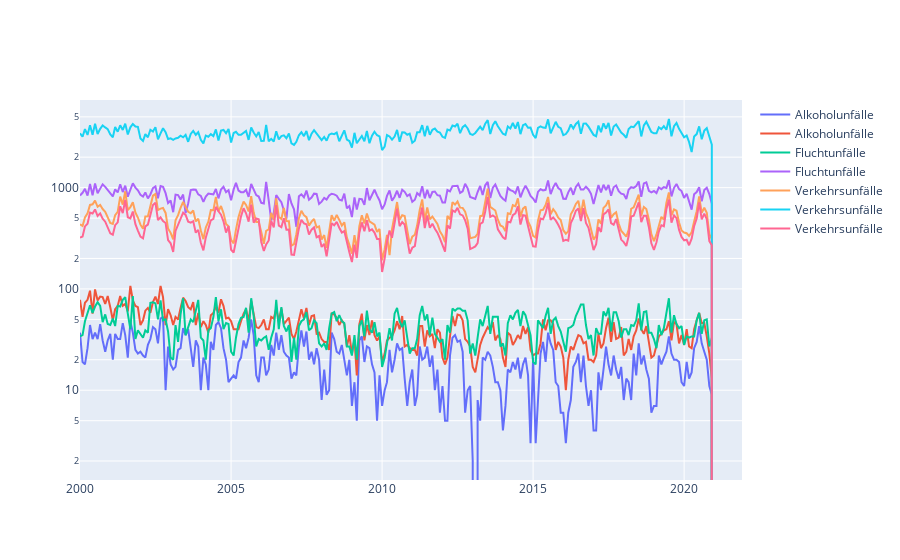

The cell this chart's notebook holds for it:
### Code cell
import plotly.graph_objects as go
# instantiate the figure object
fig = go.Figure()

# add a scatter trace for every column
for col in pivot_f.columns:
    print(col)
    fig.add_scatter(x=pivot_f.index, y=pivot_f[col], name=col[0])

# change the scale to logarithmic and add title
fig.update_layout(
    yaxis=dict(type="log")
)

fig.show()

### Figure 1 — Plotly figure (JSON) as saved in the notebook; plotly's stock layout.template omitted (floating-point values rounded to 4 significant figures; data arrays with more than 128 entries replaced by an {"elided": "..."} marker saying what was removed)
{"data": [{"name": "Alkoholunfälle", "type": "scatter", "x": {"elided": "264 str values"}, "y": {"elided": "264 int values"}}, {"name": "Alkoholunfälle", "type": "scatter", "x": {"elided": "264 str values"}, "y": {"elided": "264 int values"}}, {"name": "Fluchtunfälle", "type": "scatter", "x": {"elided": "264 str values"}, "y": {"elided": "264 int values"}}, {"name": "Fluchtunfälle", "type": "scatter", "x": {"elided": "264 str values"}, "y": {"elided": "264 int values"}}, {"name": "Verkehrsunfälle", "type": "scatter", "x": {"elided": "264 str values"}, "y": {"elided": "264 int values"}}, {"name": "Verkehrsunfälle", "type": "scatter", "x": {"elided": "264 str values"}, "y": {"elided": "264 int values"}}, {"name": "Verkehrsunfälle", "type": "scatter", "x": {"elided": "264 str values"}, "y": {"elided": "264 int values"}}], "layout": {"yaxis": {"type": "log"}}}
